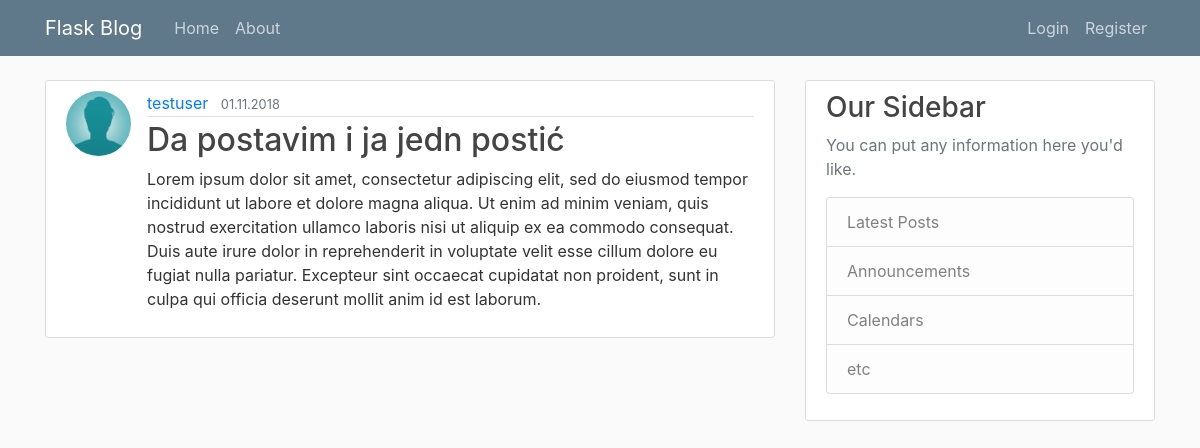
Screenshot of /post/2 with the database file from the repository.
### flaskdemo/models.py (models this page shows, shortened)
class User(db.Model, UserMixin):
    id = db.Column(db.Integer, primary_key=True)
    username = db.Column(db.String(20), unique=True, nullable=False)
    email = db.Column(db.String(120), unique=True, nullable=False)
    image_file = db.Column(db.String(20), nullable=False, default="default.jpg")
    password = db.Column(db.String(60), nullable=False)
    posts = db.relationship("Post", backref="author", lazy=True)

class Post(db.Model):
    id = db.Column(db.Integer, primary_key=True)
    title = db.Column(db.String(100), nullable=False)
    date_posted = db.Column(db.DateTime, nullable=True, default=datetime.utcnow)
    content = db.Column(db.Text, nullable=False)
    user_id = db.Column(db.Integer, db.ForeignKey("user.id"), nullable=True)

### flaskdemo/routes.py (the view)
@app.route("/post/<int:post_id>")
def post(post_id):
    post = Post.query.get_or_404(post_id)
    return render_template("post.html", title=post.title, post=post)

### flaskdemo/templates/post.html (shortened to what this page needs)
{% extends "layout.html" %}
{% block content %}
<article class="media content-section">
  <img class="rounded-circle article-img" src="{{ url_for('static', filename='profile_pics/' + post.author.image_file) }}">
  <div class="media-body">
    <div class="article-metadata">
      <a class="mr-2" href="#">{{ post.author.username }}</a>
      <small class="text-muted">{{ post.date_posted.strftime("%d.%m.%Y") }}</small>
    </div>
    <h2 class="article-title">{{ post.title }}</h2>
    <p class="article-content">{{ post.content }}</p>
  </div>
</article>
{% endblock content %}

### flaskdemo/templates/layout.html (shortened to what this page needs)
<!DOCTYPE html>
<html lang="en">
<head>
    <link rel="stylesheet" href="https://stackpath.bootstrapcdn.com/bootstrap/4.1.3/css/bootstrap.min.css">
    <link rel="stylesheet" type="text/css" href="{{ url_for('static', filename='main.css') }}">
</head>
<body>
    <header class="site-header">
      <nav class="navbar navbar-expand-md navbar-dark bg-steel fixed-top">
        <div class="container">
          <a class="navbar-brand mr-4" href="/">Flask Blog</a>
          <div class="collapse navbar-collapse" id="navbarToggle">
            <div class="navbar-nav mr-auto">
              <a class="nav-item nav-link" href="{{ url_for('home') }}">Home</a>
              <a class="nav-item nav-link" href="{{ url_for('about') }}">About</a>
            </div>
            <div class="navbar-nav">
                {% if current_user.is_authenticated %}
                    <a class="nav-item nav-link" href="{{ url_for('new_post') }}">New Post</a>
                    <a class="nav-item nav-link" href="{{ url_for('account') }}">Account</a>
                    <a class="nav-item nav-link" href="{{ url_for('logout') }}">Logout</a>
                {% else %}
                  <a class="nav-item nav-link" href="{{ url_for('login') }}">Login</a>
                  <a class="nav-item nav-link" href="{{ url_for('register') }}">Register</a>
                {% endif %}
            </div>
          </div>
        </div>
      </nav>
    </header>
    <main role="main" class="container">
      <div class="row">
        <div class="col-md-8">
            {% block content %}{% endblock %}
        </div>
        <div class="col-md-4">
          <div class="content-section">
            <h3>Our Sidebar</h3>
            <p class='text-muted'>
                You can put any information here you'd like.
              <ul class="list-group">
                <li class="list-group-item list-group-item-light">Latest Posts</li>
                <li class="list-group-item list-group-item-light">Announcements</li>
                <li class="list-group-item list-group-item-light">Calendars</li>
                <li class="list-group-item list-group-item-light">etc</li>
              </ul>
          </div>
        </div>
      </div>
    </main>
</body>
</html>

### flaskdemo/static/main.css (style rules this page uses)
body { background: #fafafa; color: #333333; margin-top: 5rem; }
h1, h2, h3, h4, h5, h6 { color: #444444; }
.bg-steel { background-color: #5f788a; }
.site-header .navbar-nav .nav-link { color: #cbd5db; }
.content-section { background: #ffffff; padding: 10px 20px; border: 1px solid #dddddd; border-radius: 3px; margin-bottom: 20px; }
.article-title { color: #444444; }
.article-content { white-space: pre-line; }
.article-img { height: 65px; width: 65px; margin-right: 16px; }
.article-metadata { padding-bottom: 1px; margin-bottom: 4px; border-bottom: 1px solid #e3e3e3 }

### rows the page displays
User: image_file (placeholder picture), author.username "testuser"
Post: date_posted "01.11.2018", title "Da postavim i ja jedn postić", content "Lorem ipsum dolor sit amet, consectetur adipiscing elit, sed do eiusmod tempor incididunt ut labore et dolore magna aliqua. Ut enim ad minim veniam, quis nostrud exercitation ullamco laboris nisi ut aliquip ex ea commodo consequat. Duis aute irure dolor in reprehenderit in voluptate velit esse cillum dolore eu fugiat nulla pariatur. Excepteur sint occaecat cupidatat non proident, sunt in culpa qui officia deserunt mollit anim id est laborum."
